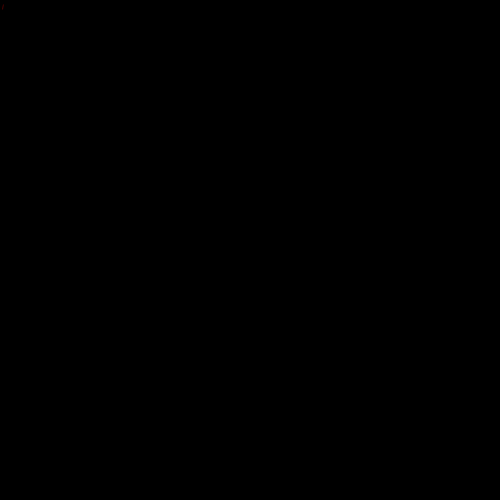
Frame 1 (no input)
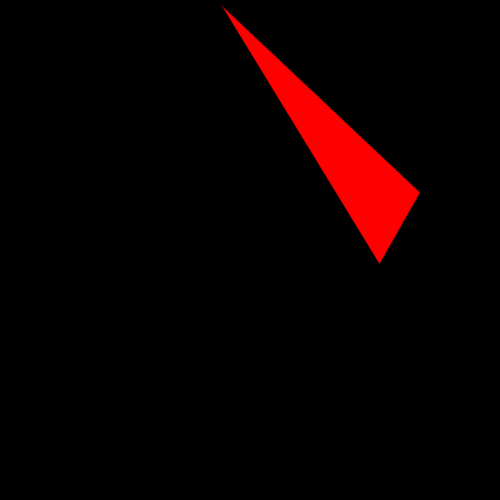
Frame 60 (the mouse pressed at the canvas centre just before this capture)
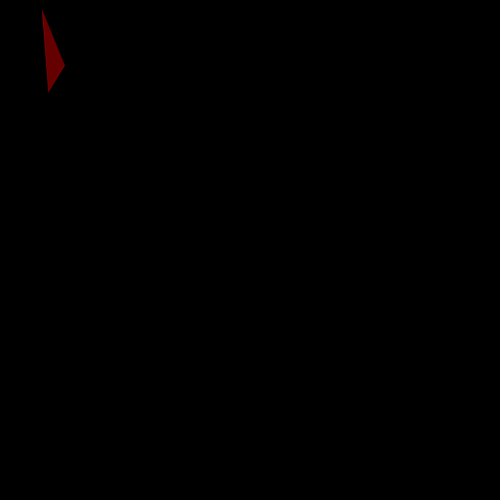
Frame 120 (the mouse held since frame 60 and released just before this capture)

The Processing sketch that drew these frames (run headless with seeded random() and noise(); from frame 60 on, the mouse is pressed at the canvas centre):

// Processing sketch: processing_25171
// ── processing_25171.pde

float x;
float speed=+10;

void setup(){
  size(500,500);
  background(0,255);
  x=0;
}
void draw(){
background(0,255);
  
  if(x>=500+50){
    speed=-10;
  }
  
  if (x<=0){
    speed=+10;
  }
  
  x=x+speed;
  fill(x,0,0);
  stroke(random(255),0,0,100);
  triangle(random(x),random(x),random(x),random(x),random(x),random(x));
}
